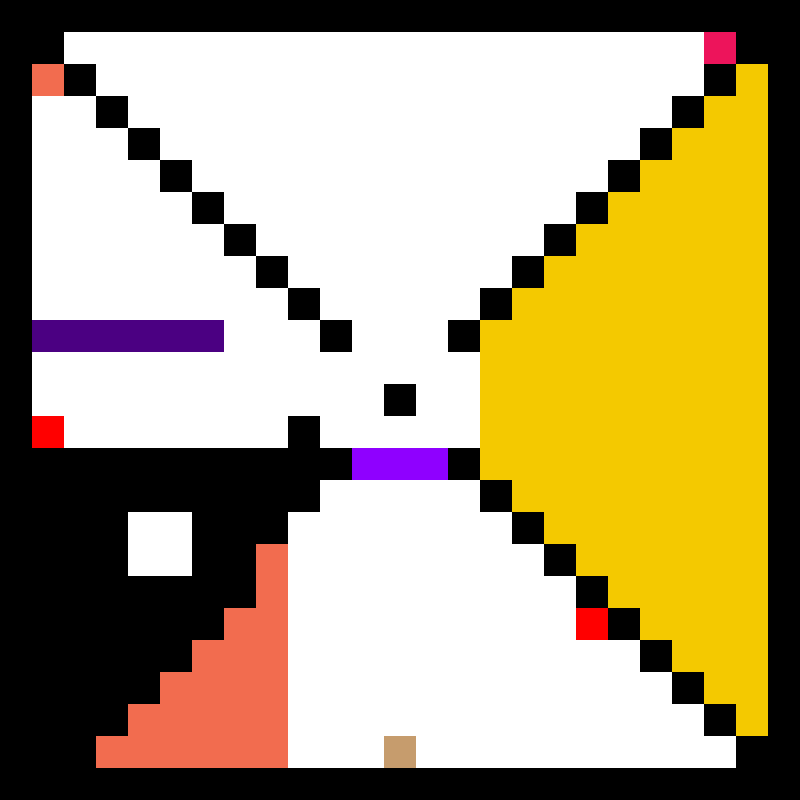

A level layout from a 2D game, rendered from its tile map. Below: a short description, then the map file with tile-grid data replaced by summaries:
An orthogonal 25x25 tile map with 32x32 px tiles, 1 tile layer (Tile Layer 1).

<map version="1.0" orientation="orthogonal" width="25" height="25" tilewidth="32" tileheight="32">
 <tileset firstgid="1" source="map.tsx" />
 <layer name="Tile Layer 1" width="25" height="25">
  <data>[625 cells, 625 non-empty, 9 distinct tile ids]</data>
 </layer>
</map>
